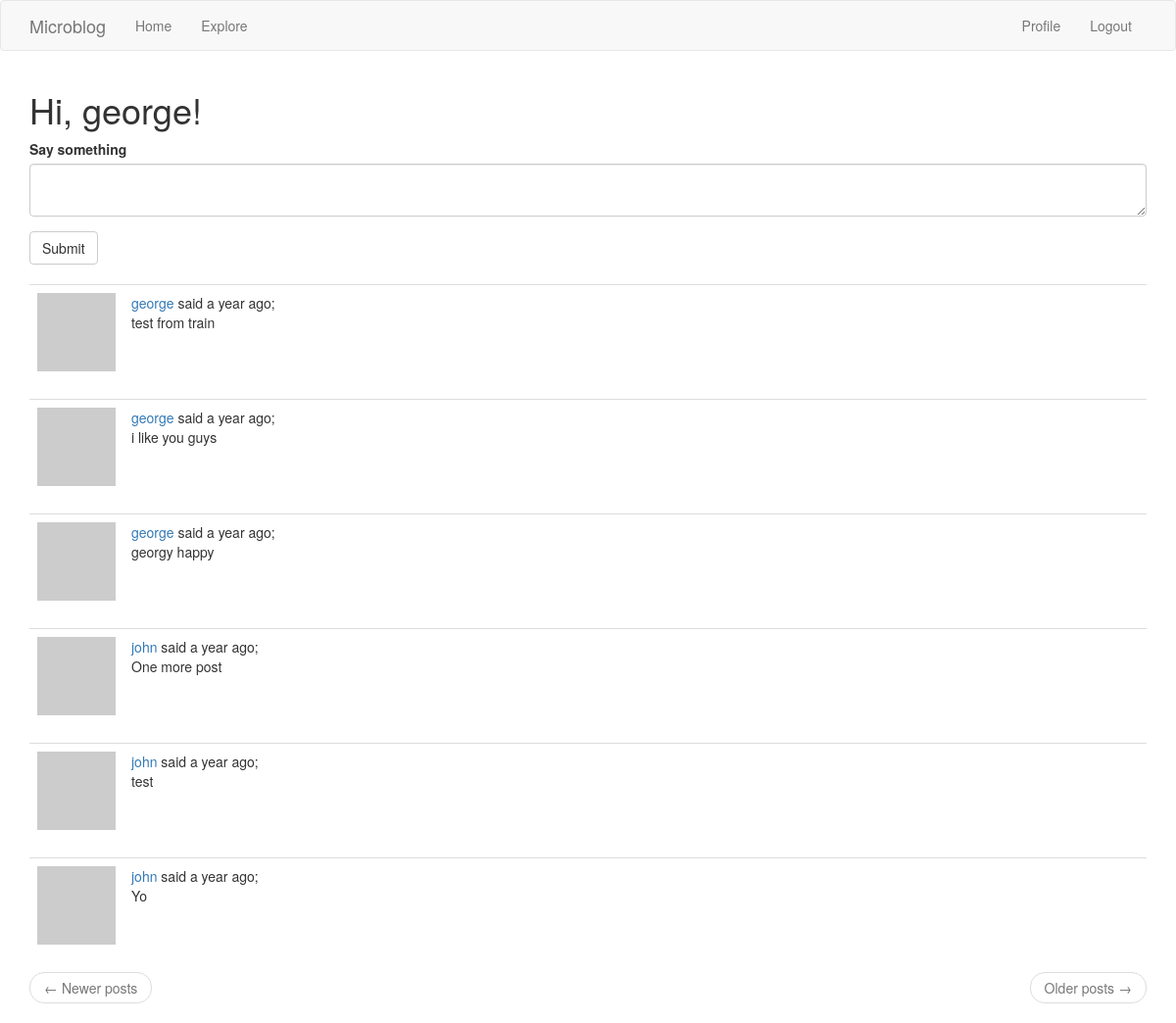
The page /index (signed in) on the database its author committed.
### app/models.py (models this page shows, shortened)
class User(UserMixin, db.Model):
    id = db.Column(db.Integer, primary_key=True)
    username = db.Column(db.String(64), index=True, unique=True)
    email = db.Column(db.String(120), index=True, unique=True)
    password_hash = db.Column(db.String(128))
    posts = db.relationship('Post', backref='author', lazy='dynamic')
    about_me = db.Column(db.String(140))
    last_seen = db.Column(db.DateTime, default=datetime.utcnow)
    followed = db.relationship(
        'User', secondary=followers,
        primaryjoin=(followers.c.follower_id == id),
        secondaryjoin=(followers.c.followed_id == id),
        backref=db.backref('followers', lazy='dynamic'), lazy='dynamic')
    def avatar(self, size):
        digest = md5(self.email.lower().encode('utf-8')).hexdigest()
        return 'https://www.gravatar.com/avatar/{}?d=identicon&s={}'.format(
            digest, size)
    def followed_posts(self):
        followed = Post.query.join(
            followers, (followers.c.followed_id == Post.user_id)).filter(
                followers.c.follower_id == self.id)
        own = Post.query.filter_by(user_id=self.id)
        return followed.union(own).order_by(Post.timestamp.desc())

class Post(db.Model):
    id = db.Column(db.Integer, primary_key=True)
    body = db.Column(db.String(140))
    timestamp = db.Column(db.DateTime, index=True, default=datetime.utcnow)
    user_id = db.Column(db.Integer, db.ForeignKey('user.id'))

### app/routes.py (the view)
@app.route('/', methods=['GET', 'POST'])
@app.route('/index', methods=['GET', 'POST'])
@login_required
def index():
    form = PostForm()
    if form.validate_on_submit():
        post = Post(body=form.post.data, author=current_user)
        db.session.add(post)
        db.session.commit()
        flash('Your post is now live!')
        return redirect(url_for('index'))
    page = request.args.get('page', 1, type=int)
    posts = current_user.followed_posts().paginate(
        page, app.config['POSTS_PER_PAGE'], False)
    next_url = url_for('index', page=posts.next_num) \
                                      if posts.has_next else None
    prev_url = url_for('index', page=posts.prev_num) \
                                      if posts.has_prev else None
    return render_template('index.djhtml', title='Home',form=form,
                           posts=posts.items, next_url=next_url,
                           prev_url=prev_url)

### app/forms.py
class PostForm(FlaskForm):
    post = TextAreaField('Say something', validators=[
        DataRequired(), Length(min=1, max=140)])
    submit = SubmitField('Submit')

### app/models.py (called while the page is built)
@login.user_loader
def load_user(id):
    return User.query.get(int(id))

### app/routes.py (called while the page is built)
@app.before_request
def before_request():
    if current_user.is_authenticated:
        current_user.last_seen = datetime.utcnow()
        db.session.commit()

### app/templates/index.djhtml
{% extends "base.djhtml" %}
{% import 'bootstrap/wtf.html' as wtf %}
{% block app_content %}
    <h1>Hi, {{ current_user.username }}!</h1>
    {% if form %}
        {{ wtf.quick_form(form) }}
        <br>
    {% endif %}
    {% for post in posts %}
        {% include '_post.djhtml' %}
    {% endfor %}
    <nav aria-label="...">
        <ul class="pager">
            <li class="previous{% if not prev_url %} disabled{% endif %}">
                <a href="{{ prev_url or '#' }}">
                    <span aria-hidden="true">&larr;</span> Newer posts
                </a>
            </li>
            <li class="next{% if not next_url %} disabled{% endif %}">
                <a href="{{ next_url or '#' }}">
                    Older posts <span aria-hidden="true">&rarr;</span>
                </a>
            </li>
        </ul>
    </nav>
{% endblock %}

### app/templates/_post.djhtml
<table class="table table-hover">
    <tr>
        <td width="70px">
            <a href="{{ url_for("user", username=post.author.username) }}">
                <img src="{{ post.author.avatar(70) }}" />
            </a>
        <td>
            <a href="{{ url_for("user", username=post.author.username) }}">
                {{ post.author.username }}
            </a>
            said {{ moment(post.timestamp).fromNow() }};
            <br>
            {{ post.body }}
        </td>
    </tr>
</table>

### rows shown on the page
User: username "george"
Post: author.username "george", timestamp "a year ago", body "test from train"
Post: author.username "george", timestamp "a year ago", body "i like you guys"
Post: author.username "george", timestamp "a year ago", body "georgy happy"
Post: author.username "john", timestamp "a year ago", body "One more post"
Post: author.username "john", timestamp "a year ago", body "test"
Post: author.username "john", timestamp "a year ago", body "Yo"
